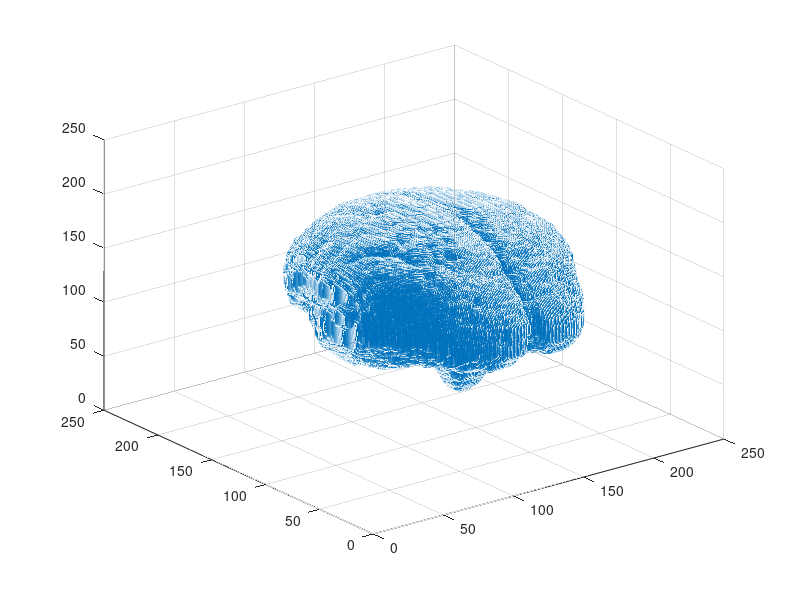

MATLAB code to generate this figure: (Note: this script raises an error after producing the figure.)
%% view all labels
clear
cd ../Volumes/scale250
load('parcel_reorganized_by_xyz.mat') % volumetric parcels
% load('parcel_coor_labels.mat')

cd ../processed_data

% Note: The source coordinates go from left hemisphere to the right hemisphere. 
% But the labeled parcels go from the right to the left
superiorfrontal_R=[37:53];
caudalmiddlefrontal_R=[54:58];
precentral_R=[59:74];

superiorfrontal_L=[265:282];
caudalmiddlefrontal_L=[283:288];
precentral_L=[289:309];

x=parcel_cordinates(:,1); y=parcel_cordinates(:,2); z=parcel_cordinates(:,3);

picked_label=caudalmiddlefrontal_L;
picked_ind=[];
for i=1:length(picked_label)
        picked_ind_tmp=find(parcel_labels==(picked_label(i)));
        picked_ind=[picked_ind;picked_ind_tmp];
end
% picked_ind=int64(picked_ind);
figure
scatter3(x,y,z,'g.')
clear alpha
alpha(.1)
hold on;
scatter3(x(picked_ind),y(picked_ind),z(picked_ind),'r')
xlabel('x'); ylabel('y');zlabel('z')
view([-1,0,0]) % left side view
% view([1,0,0]) % right side view
% view([0 1 0]) % Front view
% view([0 -1 0]) % Back view
% view([0 0 1]) % top view
rotate3d on
% rotate3d('on')

%% surface sources
cd ../../../MEG_EEG_Source_Localization/EEG_spacing_DAON/
load('DAON_ico_3_scale_0.05_depth_0.8.mat')
x=source_fsaverage(:,1); y=source_fsaverage(:,2); z=source_fsaverage(:,3);
% picked_label=precentral_R;
% picked_label=superiorfrontal_R;
picked_label=caudalmiddlefrontal_R;
picked_ind=[];
for i=1:length(picked_label)
        picked_ind_tmp=find(source_labels==(picked_label(i)));
        picked_ind=[picked_ind;picked_ind_tmp];
end
figure
clf
scatter3(x,y,z,'g')
clear alpha
alpha(.5)
hold on;
scatter3(x(picked_ind),y(picked_ind),z(picked_ind),'r.')
xlabel('x'); ylabel('y');zlabel('z')
% view([-1,0,0]) % left side view
view([1,0,0]) % right side view
% view([0 1 0]) % Front view
% view([0 -1 0]) % Back view
% view([0 0 1]) % top view
title('precentral-R (Right view)');
title('superiorfrontal-R (Right view)');
title('caudalmiddlefrontal-R (Right view)');
sgtitle('source-fsaverage');

%% hand area
% cd /home/zhibinz2/Documents/GitHub/Virtual-Tractography/ForZhibin/processed_data
cd C:\Users\zhouz\GitHub\Virtual-Tractography\ForZhibin\processed_data
cd ../processed_data
load('scale250_Connectome.mat')

figure

picked_label=[59:74]; % precentral_R
picked_label=[1:7];
picked_label=[8:9];
picked_label=[10];
picked_label=[11:15]
picked_label=[16:23]; % parstriangularis https://radiopaedia.org/articles/pars-triangularis
picked_label=[289:309]; % precentral_L

clf
scatter3(x,y,z,...
    50,zeros(length(source_fsaverage),1),"filled", 'MarkerFaceAlpha',.1);
clear alpha
alpha(.5)
hold on;
for i=1:length(picked_label)
        picked_ind_tmp=[];
        picked_ind_tmp=find(source_labels==(picked_label(i)));
        if ~isempty(picked_ind_tmp)
            scatter3(x(picked_ind_tmp),y(picked_ind_tmp),z(picked_ind_tmp),...
                50,i*ones(length(picked_ind_tmp),1),"filled", 'MarkerFaceAlpha',.9);
            text(x(picked_ind_tmp),y(picked_ind_tmp),z(picked_ind_tmp),...
                num2str(i));
        end
end
cb = colorbar(); 
colormap('jet');
clim([-1*length(picked_label) length(picked_label)])
xlabel('x'); ylabel('y');zlabel('z')
% view([1,0,0]) % right side view
view([-1,0,0]) % left side view
% view([0 1 0]) % Front view
% view([0 -1 0]) % Back view
% view([0 0 1]) % top view
% title([ 'source-fsaverage: ' 'precentral-R (Right view)']);
% title([ 'source-fsaverage: ' 'precentral-R (Top view)']);
title(cb, 'label: precentral#')
% pick precentra_5-15 to cover the hand area
%% superiorfrontal_R
superiorfrontal_R=[37:53];
% cd /home/zhibinz2/Documents/GitHub/Virtual-Tractography/ForZhibin/processed_data
cd ../processed_data
load('scale250_Connectome.mat')

picked_label=superiorfrontal_R;
figure
clf
scatter3(x,y,z,...
    50,zeros(length(source_fsaverage),1),"filled", 'MarkerFaceAlpha',.1);
clear alpha
alpha(.5)
hold on;
for i=1:length(picked_label)
        picked_ind_tmp=[];
        picked_ind_tmp=find(source_labels==(picked_label(i)));
        if ~isempty(picked_ind_tmp)
            scatter3(x(picked_ind_tmp),y(picked_ind_tmp),z(picked_ind_tmp),...
                50,i*ones(length(picked_ind_tmp),1),"filled", 'MarkerFaceAlpha',.9);
            text(x(picked_ind_tmp),y(picked_ind_tmp),z(picked_ind_tmp),...
                num2str(i));
        end
end
cb = colorbar(); 
colormap('jet');
clim([-1*length(picked_label) length(picked_label)])
title(cb, 'label: superiorfrontal#')

xlabel('x'); ylabel('y');zlabel('z')
% view([-1,0,0]) % left side view
view([1,0,0]) % right side view
% view([0 1 0]) % Front view
% view([0 -1 0]) % Back view
% view([0 0 1]) % top view
title([ 'source-fsaverage: ' 'superiorfrontal-R (Right view)']);

% pick superiorfrontal_10 to 17 as premotor area

%% caudalmiddlefrontal_R
caudalmiddlefrontal_R=[54:58];
% cd /home/zhibinz2/Documents/GitHub/Virtual-Tractography/ForZhibin/processed_data
cd ../processed_data
load('scale250_Connectome.mat')

picked_label=caudalmiddlefrontal_R;
figure
clf
scatter3(x,y,z,...
    50,zeros(length(source_fsaverage),1),"filled", 'MarkerFaceAlpha',.1);
clear alpha
alpha(.5)
hold on;
for i=1:length(picked_label)
        picked_ind_tmp=[];
        picked_ind_tmp=find(source_labels==(picked_label(i)));
        if ~isempty(picked_ind_tmp)
            scatter3(x(picked_ind_tmp),y(picked_ind_tmp),z(picked_ind_tmp),...
                50,i*ones(length(picked_ind_tmp),1),"filled", 'MarkerFaceAlpha',.9);
            text(x(picked_ind_tmp),y(picked_ind_tmp),z(picked_ind_tmp),...
                num2str(i));
        end
end
cb = colorbar(); 
colormap('jet');
clim([-1*length(picked_label) length(picked_label)])
title(cb, 'label: caudalmiddlefrontal_#')

xlabel('x'); ylabel('y');zlabel('z')
% view([-1,0,0]) % left side view
view([1,0,0]) % right side view
% view([0 1 0]) % Front view
% view([0 -1 0]) % Back view
% view([0 0 1]) % top view
title([ 'source-fsaverage: ' 'caudalmiddlefrontal_R (Right view)']);

% pick caudalmiddlefrontal_1 to 5 as premotor area
%% plot the brain surface
figure('units','inch','position',[0,0,10,8]);
clf;
cd C:/Users/zhouz\GitHub\Virtual-Tractography\ForZhibin/processed_data/
cd ../processed_data
load('scale250_Connectome.mat')
Face=Brain.Face;
Vertex=Brain.Vertex;
cd C:/Users/zhouz\GitHub\Virtual-Tractography\ForZhibin/processed_data/
cd ../../../MEG_EEG_Source_Localization/EEG_spacing_DAON/
load('DAON_ico_3_scale_0.05_depth_0.8.mat')
x=source_fsaverage(:,1); y=source_fsaverage(:,2); z=source_fsaverage(:,3);
x_shift=(max(Vertex(:,1))-max(x))/2+(min(Vertex(:,1))-min(x))/2;
y_shift=(max(Vertex(:,2))-max(y))/2+(min(Vertex(:,2))-min(y))/2;
z_shift=(max(Vertex(:,3))-max(z))/2+(min(Vertex(:,3))-min(z))/2;
Vertex(:,1)=Vertex(:,1)-x_shift;
Vertex(:,2)=Vertex(:,2)-y_shift;
Vertex(:,3)=Vertex(:,3)-z_shift;
tr = triangulation(Face, Vertex(:,1), Vertex(:,2), Vertex(:,3));
Brainmesh=trimesh(tr,'EdgeColor',[0.01 0.01 0.01],'EdgeAlpha',0.01);
colormap('gray');
alpha(Brainmesh, 0.01);

view([-1,0,0]) % left side view
% view([0 1 0]) % Front view
% view([0 0 1]) % top view
hold on
%% plot left motor premotor and SMA
precentral_L=[289:309];
caudalmiddlefrontal_L=[283:288];
superiorfrontal_L=[265:282];

% plot all source in green
cd C:/Users/zhouz\GitHub\Virtual-Tractography\ForZhibin/processed_data/
cd ../../../MEG_EEG_Source_Localization/EEG_spacing_DAON/
load('DAON_ico_3_scale_0.05_depth_0.8.mat')
x=source_fsaverage(:,1); y=source_fsaverage(:,2); z=source_fsaverage(:,3);
Sources=plot3(x,y,z,'g.');xlabel('x'); ylabel('y');zlabel('z');
xlim([0 260]);ylim([-40 260]);zlim([0 280]);
alpha(Sources,0.3);


% Motor
% [~,picked_ind_tmp]=ismember(precentral_L,source_labels);
for i=1:length(precentral_L)
        picked_ind_tmp=[];
        picked_ind_tmp=find(source_labels==(precentral_L(i)));
        if ~isempty(picked_ind_tmp)
            plot3(x(picked_ind_tmp),y(picked_ind_tmp),z(picked_ind_tmp),'r.',MarkerSize=20);
        end
end
text(70,110,160,'Motor','color','red','FontSize',15);

% Premotor
% [~,picked_ind_tmp]=ismember(caudalmiddlefrontal_L,source_labels);
for i=1:length(caudalmiddlefrontal_L)
        picked_ind_tmp=[];
        picked_ind_tmp=find(source_labels==(caudalmiddlefrontal_L(i)));
        if ~isempty(picked_ind_tmp)
            plot3(x(picked_ind_tmp),y(picked_ind_tmp),z(picked_ind_tmp),'b.',MarkerSize=20);
        end
end
text(90,170,150,'Premotor','color','blue','FontSize',15);

% SMA
% [~,picked_ind_tmp]=ismember(superiorfrontal_L,source_labels);
for i=10:17
        picked_ind_tmp=[];
        picked_ind_tmp=find(source_labels==(superiorfrontal_L(i)));
        if ~isempty(picked_ind_tmp)
            plot3(x(picked_ind_tmp),y(picked_ind_tmp),z(picked_ind_tmp),'m.',MarkerSize=20);
        end
end
text(125,140,200,'SMA','color','magenta','FontSize',15);


%% plot EEG sensors on top of the sources 
cd C:/Users/zhouz\GitHub\Virtual-Tractography\ForZhibin/processed_data/
cd ../../../MEG_EEG_Source_Localization/EEG_spacing_DAON/
load('egi_xyz.mat')
EEGsensors=plot3(x+127.5,y+127.5,z+127.5,'y.',MarkerSize=10);
EEGsensors.Color=[1 0.8 0.2 0.1]
grid off
